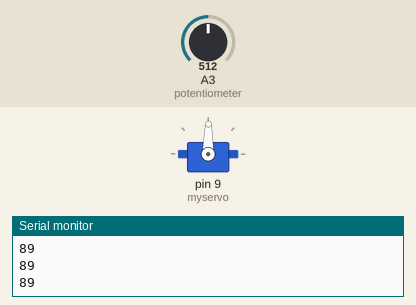
This sketch was run on a simulated Arduino Uno, built with avr-gcc and run on an emulated ATmega328P. On the bench: servo, the last lines printed to the serial monitor. The test bench sets the inputs (shaded band); at power-on: A3 (potentiometer) = 512.

Above: at 1.2 s.
1.3 s: A3 (potentiometer) set to 716
At 2.3 s:
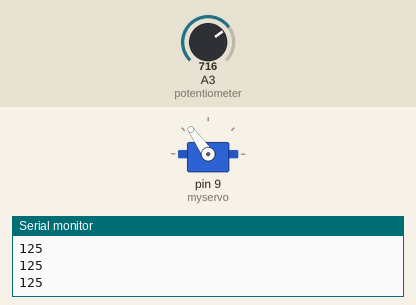
2.8 s: A3 (potentiometer) set to 900
At 3.9 s:
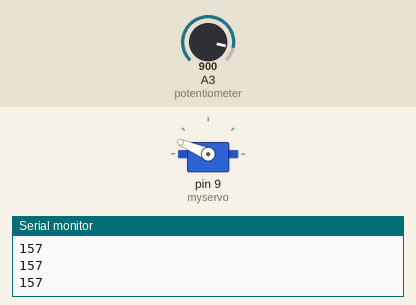
4.3 s: A3 (potentiometer) set to 1023
At 5.4 s:
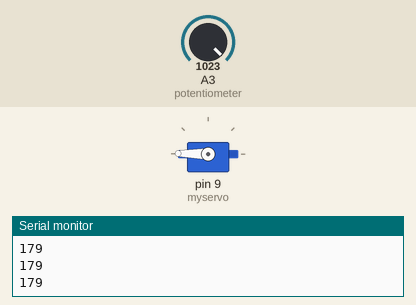
5.8 s: A3 (potentiometer) set to 306
At 7.0 s:
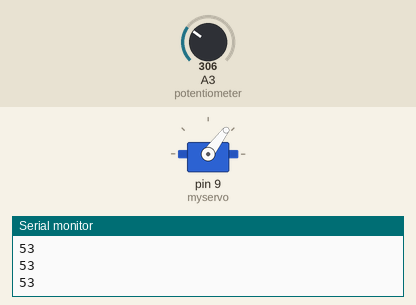
7.3 s: A3 (potentiometer) set to 122
At 7.8 s:
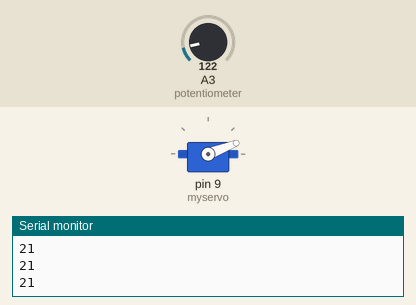
8.8 s: A3 (potentiometer) set to 511
At 9.4 s:
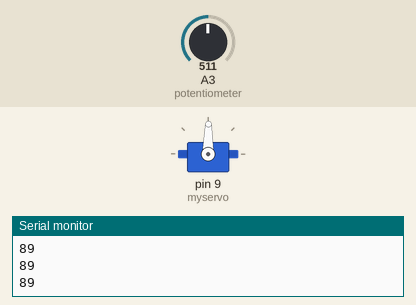
Timing chart, 0 to 11.3 s (numbered marks = the images above; inputs shaded):
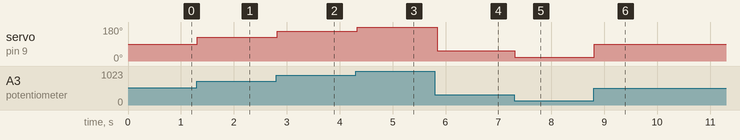

The sketch:

controlServo.ino
```cpp
#include <Servo.h>
int potentiometer = 3;
Servo myservo;
void setup(){
	myservo.attach(9);
	pinMode(potentiometer, INPUT);
	Serial.begin( 9600 );
}
void loop(){
	float sensorValue = analogRead(potentiometer);
  	sensorValue = sensorValue/5.7; // convert from 0-1024 to 0-180
  	Serial.println( (int)sensorValue );
  	myservo.write( sensorValue );
  	delay(50);
}
```

Measured:
- after the input at 1.3 s, servo on pin 9 (myservo): 89° → 125° at once
- after the input at 2.8 s, servo on pin 9 (myservo): 125° → 157° at once
- after the input at 4.3 s, servo on pin 9 (myservo): 157° → 179° at once
- after the input at 5.8 s, servo on pin 9 (myservo): 179° → 53° at once
- after the input at 7.3 s, servo on pin 9 (myservo): 53° → 21° at once
- after the input at 8.8 s, servo on pin 9 (myservo): 21° → 89° at once
